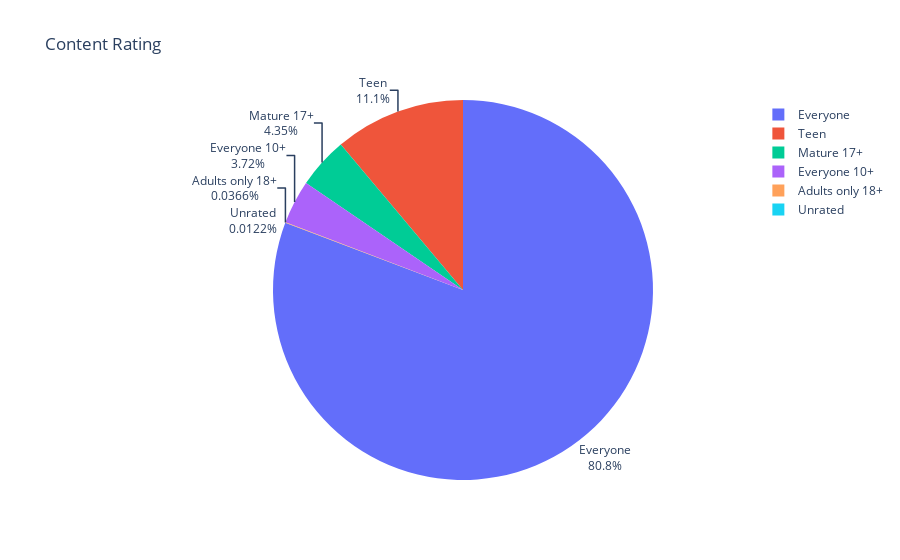

Notebook code for this chart:
### Code cell
fig = px.pie(labels=ratings.index,
values=ratings.values,
title="Content Rating",
names=ratings.index,
)
fig.update_traces(textposition='outside', textinfo='percent+label')

# fig.show()
fig

### Figure 1 — Plotly figure (JSON) as saved in the notebook; plotly's stock layout.template omitted (floating-point values rounded to 4 significant figures)
{"data": [{"domain": {"x": [0, 1], "y": [0, 1]}, "hovertemplate": "label=%{label}<br>value=%{value}<extra></extra>", "labels": ["Everyone", "Teen", "Mature 17+", "Everyone 10+", "Adults only 18+", "Unrated"], "legendgroup": "", "name": "", "showlegend": true, "textinfo": "percent+label", "textposition": "outside", "type": "pie", "values": [6621, 912, 357, 305, 3, 1]}], "layout": {"legend": {"tracegroupgap": 0}, "title": {"text": "Content Rating"}}}
